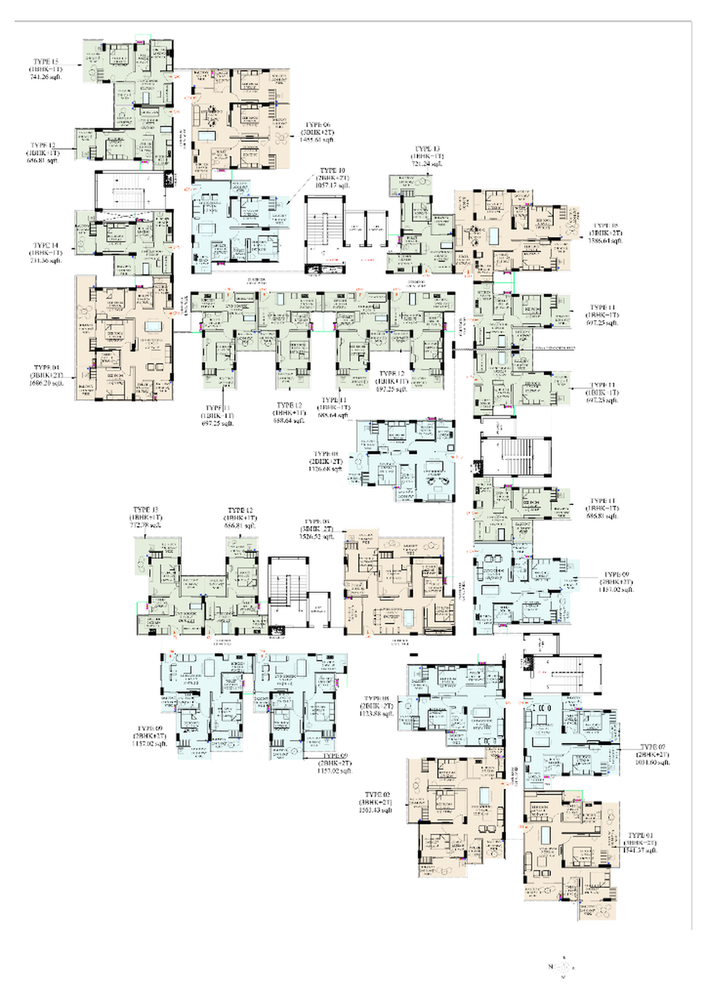
#> input picture source_images/floor_plan_1446x2048.png, 706 x 1000 px, shrunk from 1446 x 2048 before the run, found by its file name
$ python measure_alignment.py
#> lines starting #> are read from the running program, lines starting #| are printed output that depends on the picture; after the words box and inside, x2 and y2 are one past the last pixel; in counts of white or black regions, pixels touching at a corner belong together
import cv2
import numpy as np
import json

img = cv2.imread('d:/HAMLET/3D View/source_images/floor_plan_1446x2048.png')
#> img is the input picture: shape (1000, 706, 3); mean B, G, R 237.4, 239.9, 239
gray = cv2.cvtColor(img, cv2.COLOR_BGR2GRAY)
wall = (gray < 85).astype(np.uint8) * 255
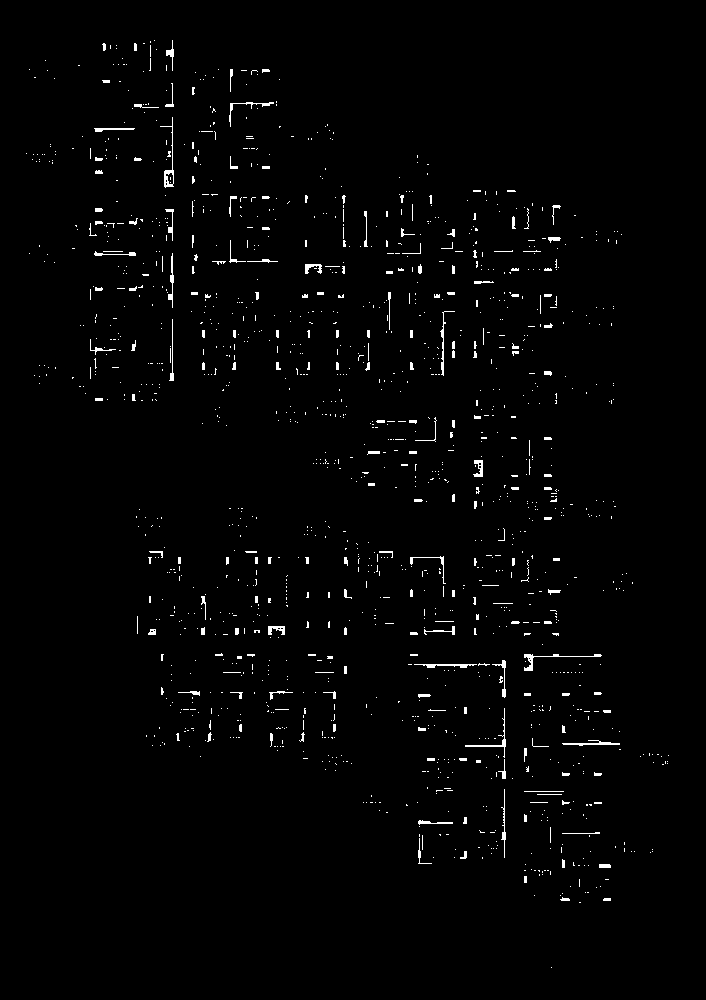
#> wall: shape (1000, 706); 1.5% white in thin lines or dots, all inside (x1, y1, x2, y2) = (26, 40, 669, 968)

# Distance transform: distance from every pixel to nearest dark CAD wall pixel
dist_to_wall = cv2.distanceTransform(255 - wall, cv2.DIST_L2, 3)
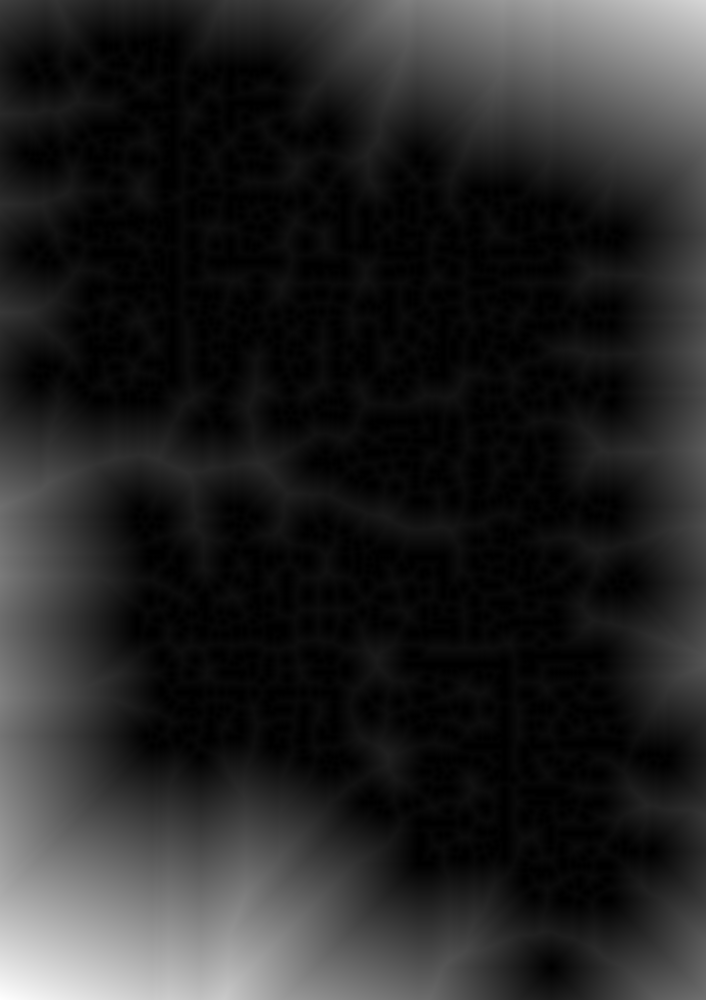
#> dist_to_wall: shape (1000, 706) float32; min 0, max 305.5, mean 44.9; drawn with min black and max white

#> (the run stopped early here; a loop or call above may not have finished)

$ run again, with source_images/comparison_overlay.png copied over source_images/floor_plan_1446x2048.png
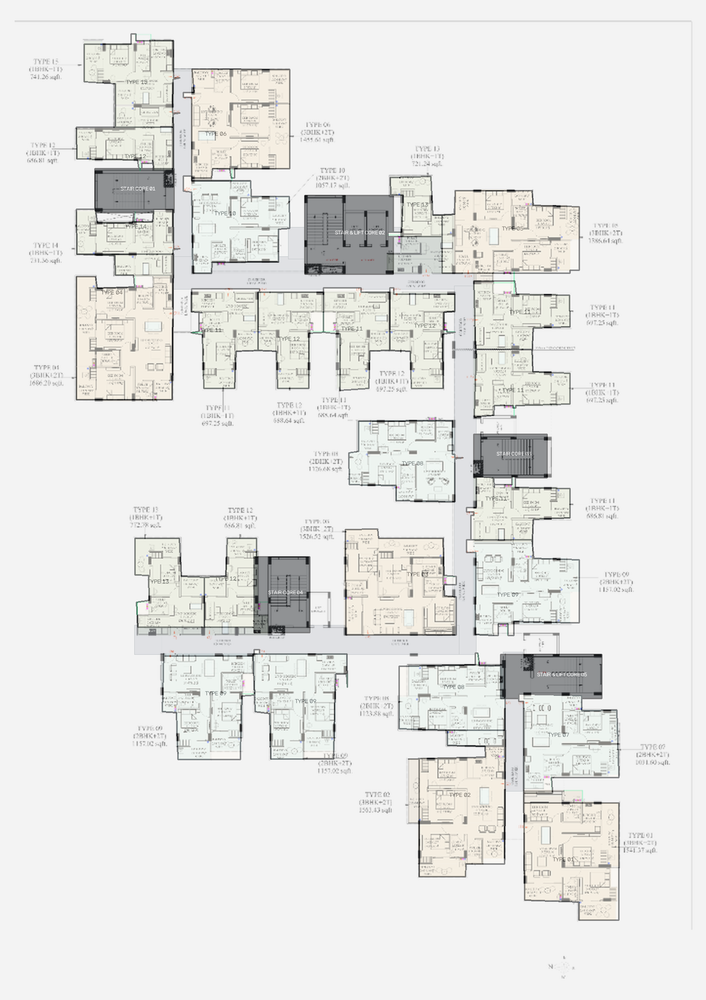
#> input picture source_images/comparison_overlay.png, 706 x 1000 px, shrunk from 1446 x 2048 before the run, found by its file name
#> img is the input picture: shape (1000, 706, 3); mean B, G, R 229.5, 231.3, 231.2
#> `wall = (gray < 85).astype(np.uint8) * 255`:
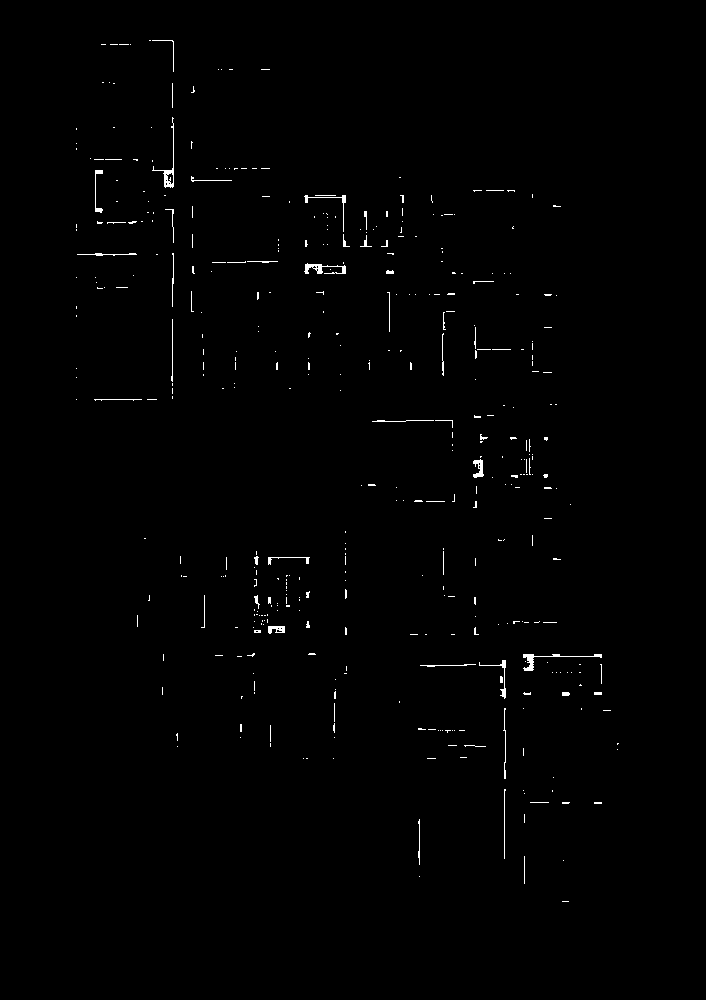
#> wall: shape (1000, 706); 0.67% white in thin lines or dots, all inside (x1, y1, x2, y2) = (76, 40, 619, 902)
#> `dist_to_wall = cv2.distanceTransform(255 - wall, cv2.DIST_L2, 3)`:
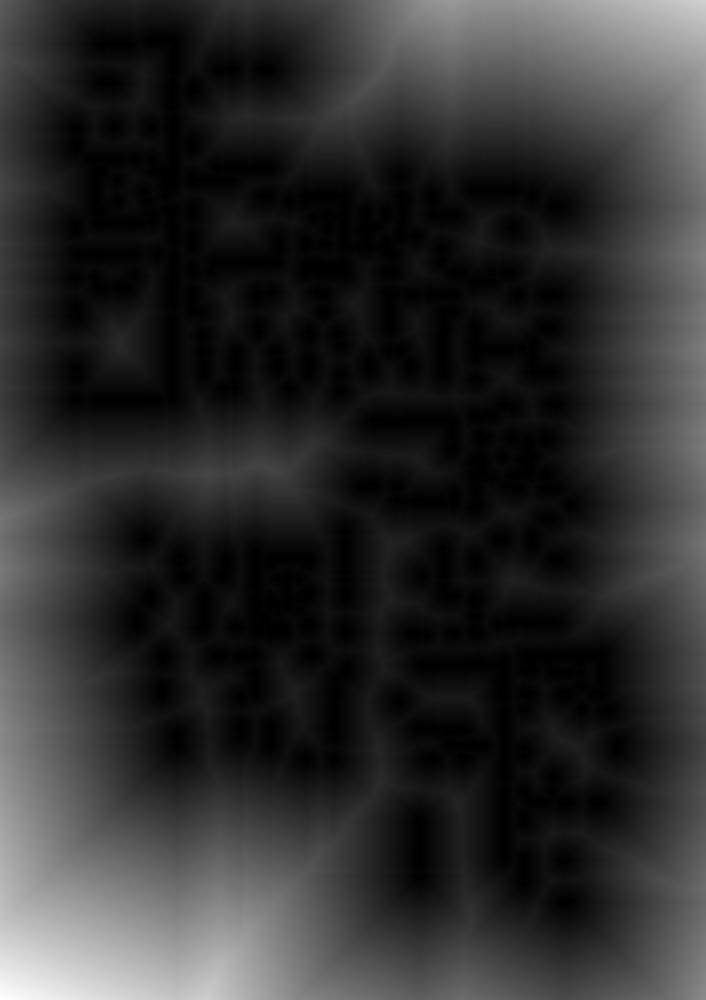
#> dist_to_wall: shape (1000, 706) float32; min 0, max 314.9, mean 57.9; drawn with min black and max white

$ run again, with source_images/crop_center.png copied over source_images/floor_plan_1446x2048.png
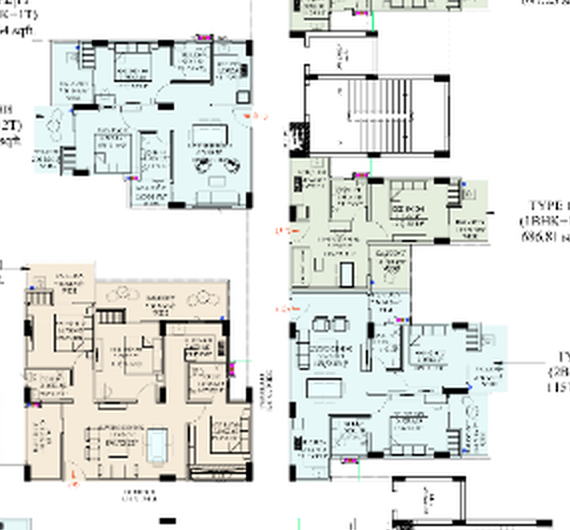
#> input picture source_images/crop_center.png, 570 x 530 px, found by its file name
#> img is the input picture: shape (530, 570, 3); mean B, G, R 226.9, 230, 227.6
#> `wall = (gray < 85).astype(np.uint8) * 255`:
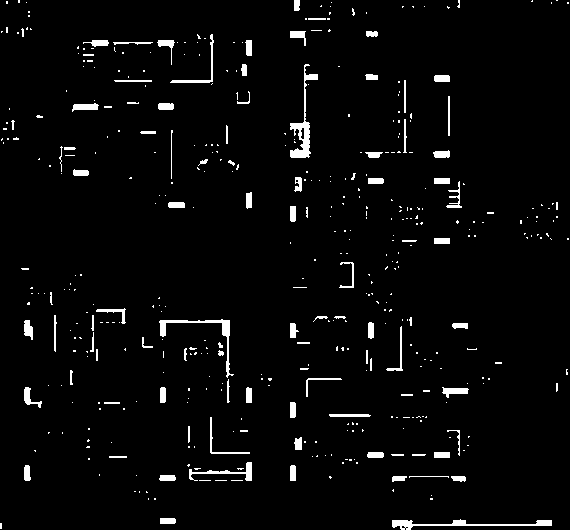
#> wall: shape (530, 570); 3.3% white; 450 white regions (357 under 20 px), largest, box (x1, y1, x2, y2) and area: (290, 64, 318, 158) 648, (392, 519, 552, 530) 559, (159, 319, 234, 378) 490
#> `dist_to_wall = cv2.distanceTransform(255 - wall, cv2.DIST_L2, 3)`:
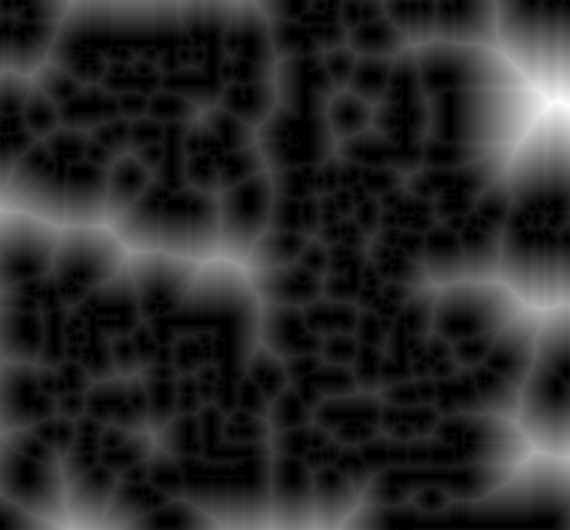
#> dist_to_wall: shape (530, 570) float32; min 0, max 97.61, mean 16.8; drawn with min black and max white
